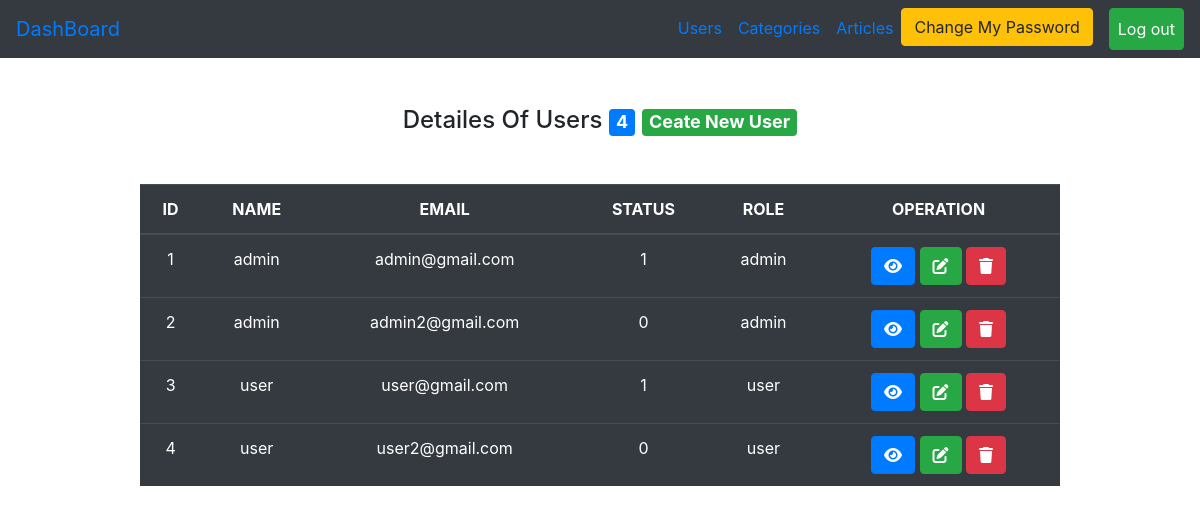
Page /Admin/users.php (signed in) on the earlier database version.
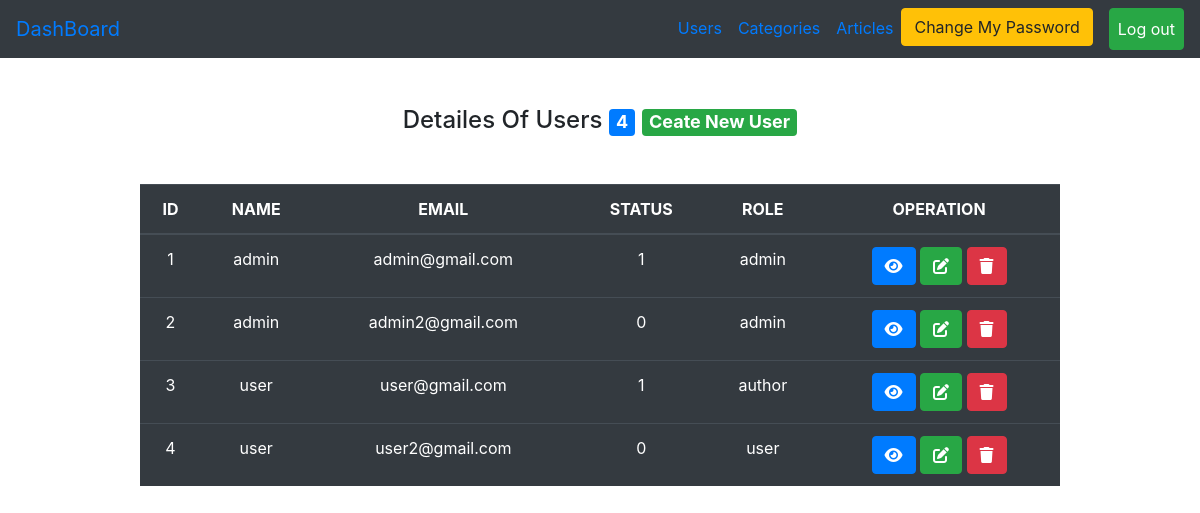
Same page on the later database version.
### tables this page shows
CREATE TABLE `users` (
  `user_id` int(11) NOT NULL,
  `username` varchar(255) NOT NULL,
  `email` varchar(255) NOT NULL,
  `password` varchar(255) NOT NULL,
  `status` enum('0','1') NOT NULL,
  `role` enum('user','admin','author') NOT NULL,
  `created_at` timestamp NULL DEFAULT NULL,
  `updated_at` timestamp NULL DEFAULT NULL
);

### Admin/users.php (the view, shortened to what the changed rows need)
<?php
include("initials.php");
if (isset($_SESSION['login'])) {
    $page = "All";
    if ($page == "All") {
        $statment1 = $connect->prepare("SELECT * FROM users");
        $statment1->execute();
        $result = $statment1->fetchall();
?>
        <div class="container ">
            <div class="row">
                <div class="col-md-10 m-auto pt-5">
                    <table class="table table-dark mt-5 pt-5 text-center">
                        <thead>
                            <tr>
                                <th scope="col">ID</th>
                                <th scope="col">NAME</th>
                                <th scope="col">EMAIL</th>
                                <th scope="col">STATUS</th>
                                <th scope="col">ROLE</th>
                                <th scope="col">OPERATION</th>
                            </tr>
                        </thead>
                        <tbody>
                            <?php
                            foreach ($result as $item) {
                            ?>
                                <tr>
                                    <td><?php echo $item['user_id'] ?></td>
                                    <td><?php echo $item['username'] ?></td>
                                    <td><?php echo $item['email'] ?></td>
                                    <td><?php echo $item['status'] ?></td>
                                    <td><?php echo $item['role'] ?></td>
                                    <td><a href="?page=show&user_id=<?php echo $item['user_id'] ?>" class="btn btn-primary"><i class="fa-solid fa-eye"></i></a>
                                        <a href="?page=edit&user_id=<?php echo $item['user_id'] ?>" class="btn btn-success"><i class="fa-solid fa-pen-to-square"></i></a>
                                        <a href="?page=delete&user_id=<?php echo $item['user_id'] ?>" class="btn btn-danger"><i class="fa-solid fa-trash"></i></a>
                                    </td>
                                </tr>
                            <?php
                            }
                            ?>
                        </tbody>
                    </table>
                </div>
            </div>
        </div>
    <?php
    } else if ($page == "show") {
        if (isset($_GET['user_id'])) {
            $user_id = $_GET['user_id'];
        }
        $statment1 = $connect->prepare("SELECT * FROM users WHERE	user_id =?");
        $statment1->execute(array($user_id));
        $item = $statment1->fetch();
    ?>
        <div class="container ">
            <div class="row">
                <div class="col-md-10 m-auto pt-5">
                    <table class="table table-dark mt-5 pt-5 text-center">
                        <thead>
                            <tr>
                                <th scope="col">ID</th>
                                <th scope="col">NAME</th>
                                <th scope="col">EMAIL</th>
                                <th scope="col">STATUS</th>
                                <th scope="col">ROLE</th>
                                <th scope="col">CREATED_AT</th>
                                <th scope="col">UPDATED_AT</th>
                                <th scope="col">OPERATION</th>
                            </tr>
                        </thead>
                        <tbody>
                            <tr>
                                <td><?php echo $item['user_id'] ?></td>
                                <td><?php echo $item['username'] ?></td>
                                <td><?php echo $item['email'] ?></td>
                                <td><?php echo $item['status'] ?></td>
                                <td><?php echo $item['role'] ?></td>
                                <td><?php echo $item['created_at'] ?></td>
                                <td><?php echo $item['updated_at'] ?></td>
                                <td><a href="users.php" class="btn btn-primary"><i class="fa-solid fa-arrow-right"></i></a></td>
                            </tr>
                        </tbody>
                    </table>
                </div>
            </div>
        </div>
    <?php
    } else if ($page == "delete") {
        if (isset($_GET['user_id'])) {
            $user_id = $_GET['user_id'];
        }
        $statment = $connect->prepare("DELETE FROM users WHERE user_id =?");
        $statment->execute(array($user_id));
        $_SESSION['message'] = "Deleted Sucessfully";
        header("Location:users.php");
    } else if ($page == "create") {
    ?>
        <div class="container">
            <div class="row">
                <div class="col-md-10 mt-5">
                    <h4 class="text-center">CREATE USER PAGE</h4>
                    <form action="?page=savenew" method="post">
                        <label>USERNAME</label>
                        <input type="text" name="name" class="form-control mb-3">
                        <label>EMAIL</label>
                        <input type="email" name="email" class="form-control mb-3">
                        <label>PASSWORD</label>
                        <input type="password" name="pass" class="form-control mb-3">
                        <label>STATUS</label>
                        <select name="status" class="form-control mb-3">
                            <option value="1">active</option>
                            <option value="0">block</option>
                        </select>
                        <label>ROLE</label>
                        <select name="role" class="form-control mb-3">
                            <option value="admin">admin</option>
                            <option value="user">user</option>
                        </select>
                        <input type="submit" value="Create New User" class="form-control mt-3 btn btn-success ">
                    </form>
                </div>
            </div>
        </div>
    <?php
    } else if ($page == "savenew") {
        if ($_SERVER['REQUEST_METHOD'] == "POST") {
            $name = $_POST['name'];
            $email = $_POST['email'];
            $pass = $_POST['pass'];
            $status = $_POST['status'];
            $role = $_POST['role'];
            $statment = $connect->prepare("select * from users where email=?");
            $statment->execute(array($email));
            $count = $statment->rowcount();
            $item = $statment->fetch();
            if ($count > 0) {
                echo "<h4 class='text-center alert alert-danger'>This Account Already Registed</h4>";
                header("Refresh:3;url=users.php?page=create");
            } else {
                try {
                    $statment = $connect->prepare("insert into users
                    (username,email,`password`,`status`,`role`,created_at)
                    values(?,?,?,?,?,now())");
                    $statment->execute(array( $name, $email, $pass, $status, $role));
                    $_SESSION['message'] = "CREATED SUCESSFULLY";
                    header("Location:users.php");
                } catch (PDOException $e) {
                    echo "<h4 class='text-center alert alert-danger'>DUPLICATED IN ID</h4>";
                    header("Refresh:3;url=users.php?page=create");
                }
            }
        }
    } else if ($page == "edit") {
        if (isset($_GET['user_id'])) {
            $user_id = $_GET['user_id'];
        }
        $statment = $connect->prepare("SELECT * FROM users WHERE user_id =?");
        $statment->execute(array($user_id));
        $item = $statment->fetch();
    ?>
        <div class="container">
            <div class="row">
                <div class="col-md-10 mt-5">
                    <h4 class="text-center">UPDATE USER PAGE</h4>
                    <form action="?page=update" method="post">
                        <input type="hidden" name="old_id" value="<?php echo $item['user_id']; ?>" class="form-control mb-3 ">
                        <label>USERNAME</label>
                        <input type="text" name="name" value="<?php echo $item['username']; ?>" class="form-control mb-3">
                        <label>EMAIL</label>
                        <input type="email" name="email" value="<?php echo $item['email']; ?>" class="form-control mb-3">
                        <label>STATUS</label>
                        <select name="status" class="form-control mb-3">
                            <?php
                            if ($item['status'] == 1) {
                                echo '<option value="1" selected>active</option>';
                                echo '<option value="0">block</option>';
                            } else {
                                echo '<option value="1" >active</option> ';
                                echo  '<option value="0" selected>block</option>';
                            }
                            ?>
                        </select>
                        <label>ROLE</label>
                        <select name="role" class="form-control mb-3">
                            <?php
                            if ($item['role'] == "admin") {
                                echo '<option value="admin" selected>admin</option> ';
                                echo  '<option value="user">user</option>';
                            } else {
                                echo '<option value="admin">admin</option> ';
                                echo  '<option value="user" selected>user</option>';
                            }
                            ?>
                        </select>
                        <input type="submit" value="Update User" class="form-control mt-3 btn btn-success ">
                    </form>
                </div>
            </div>
        </div>
    <?php
    } else if ($page == "update") {
        if ($_SERVER['REQUEST_METHOD'] == "POST") {
            $old_id = $_POST['old_id'];
            $name = $_POST['name'];
            $email = $_POST['email'];
            $status = $_POST['status'];
            $role = $_POST['role'];
            $statment = $connect->prepare("select email from users where user_id = ?");
            $statment->execute(array($old_id));
            $old_email = $statment->fetchColumn();
            if ($email != $old_email) {
                $statment = $connect->prepare("select * from users where email=?");
                $statment->execute(array($email));
                $count = $statment->rowcount();
                $item = $statment->fetch();
                if ($count > 0) {
                    echo "<h4 class='text-center alert alert-danger'>This Account Already Registed</h4>";
                    header("Refresh:3;url=users.php?page=edit&user_id=$old_id");
                    exit;
                }
            }
            try {
                $statment = $connect->prepare("UPDATE USERS SET username=?, email=?, `status`=?, `role`=?, updated_at=now() WHERE user_id=?");
                $statment->execute(array($name, $email, $status, $role, $old_id));
                $_SESSION['message'] = "UPDATED SUCESSFULLY";
                header("Location:users.php");
            } catch (PDOException $e) {
                echo "<h4 class='text-center alert alert-danger'>DUPLICATED IN ID</h4>";
                header("Refresh:3;url=users.php?page=edit&user_id=$old_id");
            }
        }
    }
    ?>
<?php
} else {
    $_SESSION['message'] = "Please Login First";
    header("Location:../login.php");
}
include("Includes/temp/footer.php");
?>

Differences in the rows shown:
changed users "user@gmail.com": role "user" → "author"
